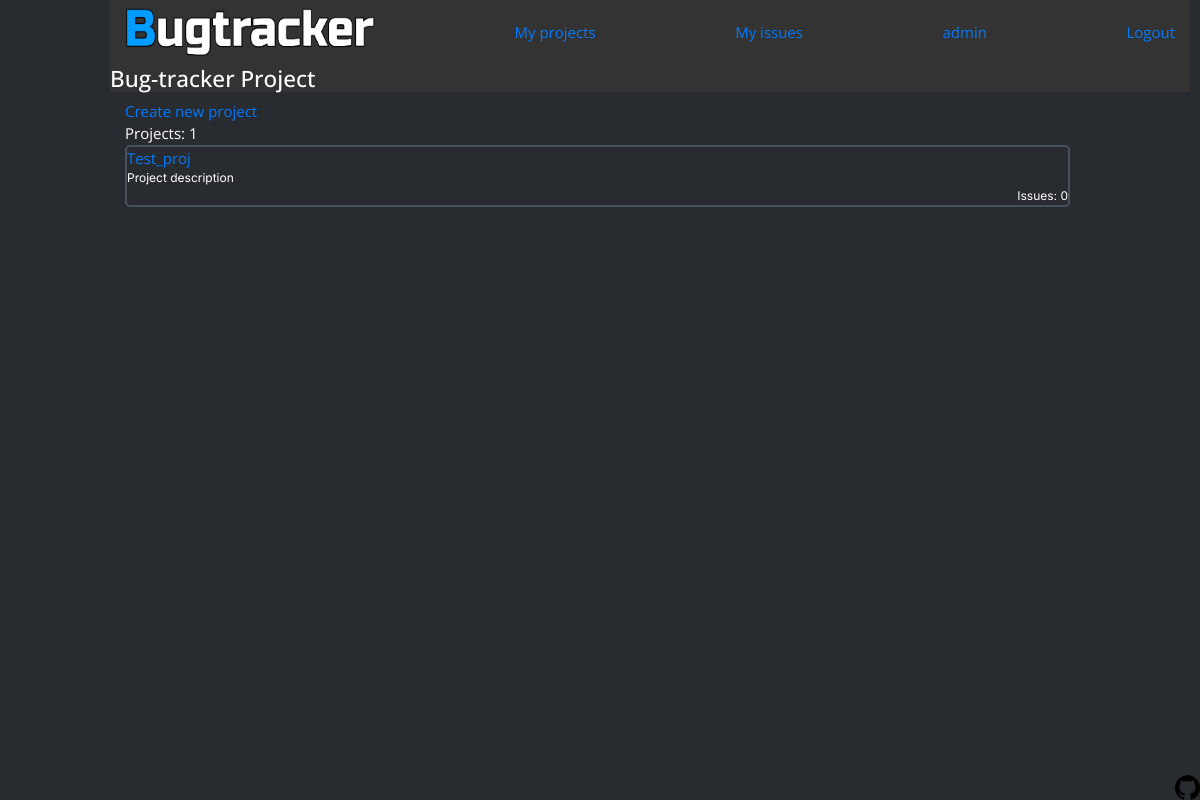
/profile/1/projects (signed in), run on an earlier commit of the app's database.
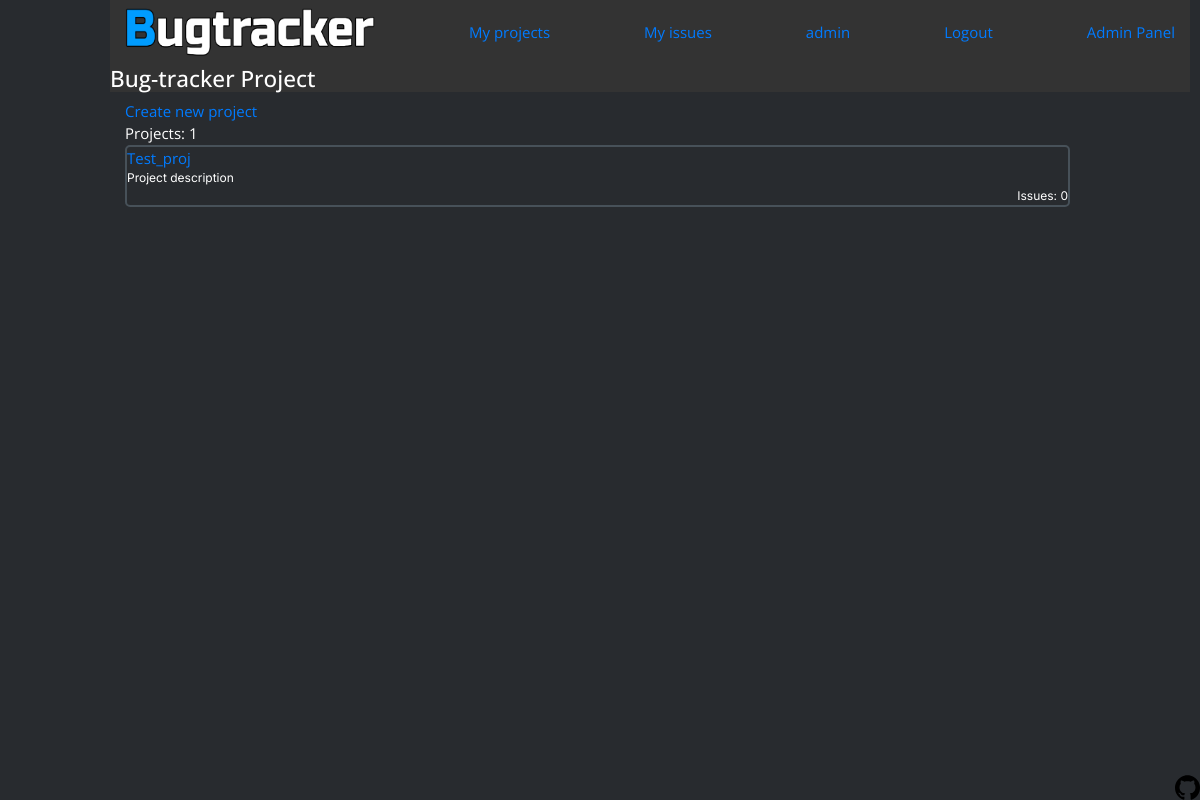
And on a later commit of the database.
### main_app.py (the view)
@app.route('/profile/<user_id>/projects')
@login_required
def profile_projects(user_id):
    session = db_session.create_session()
    user = session.query(User).filter(User.id == user_id).first()
    if user is None:
        logger.info(f'User with id={user_id} doesnt exist')
        abort(404)
    title = f"{user.username}'s projects"
    return render_template('user_projects.html', title=title, user=user)

### data/db_session.py (called while the page is built)
def create_session() -> Session:
    global __factory
    return __factory()

### main_app.py (called while the page is built)
@login_manager.user_loader
def load_user(user_id):
    session = db_session.create_session()
    loaded_user = session.query(User).get(user_id)
    logger.debug(f'User {loaded_user.username} loaded ')
    session.close()
    return loaded_user

### templates/user_projects.html
{% extends "base.html" %}
{% block content %}
<div class="project-block">
  <a href="/project/new"> Create new project</a>
  <div class=total-projects"> Projects: {{ user.projects|length }} </div>
    {% for project in user.projects %}
      <div class="project-element">
        <a href="/projects/{{ project.id }}"> {{ project.project_name }}</a>
        <div class="project-desc">{{ project.description }}</div>
        <div class="project-desc" align="right">Issues: {{ project.issues|length }}</div>
      </div>
    {% endfor %}
{% endblock %}

### templates/base.html (shortened to what this page needs)
<!doctype html>
<html lang="en">
<head>
    <link rel="stylesheet"
          href="https://stackpath.bootstrapcdn.com/bootstrap/4.4.1/css/bootstrap.min.css"
>
    <link rel="stylesheet" href="{{ url_for('static', filename='css/my_css.css') }}">
</head>
<body class="my-body">
<header>
    <nav class="navbar navbar-custom">
      <div>
        <a href="/index">
        <img src="{{ url_for('static', filename='img/logo3.png') }}" width="250" height="50" alt="Bugtracker logo">
        </a>
      </div>
      {% if current_user.is_authenticated %}
        <a class="navbar-link" href='/profile/{{ current_user.id }}/projects'>My projects</a>
        <a class="navbar-link" href='/profile/{{ current_user.id }}/issues'>My issues</a>
        <a class="navbar-link" href="/profile/{{ current_user.id }}">{{ current_user.username }}</a>
        <a class="navbar-link" href="/logout">Logout</a>
        {% if current_user.role == 'Admin' %}
          <a class="navbar-link" href="/admin">Admin Panel</a>
        {% endif %}
      {% endif %}
    </nav>
    <h4 class="my-header">Bug-tracker Project</h4>
</header>
<main role="main" class="container">
    {% block content %}{% endblock %}
</main>
<footer>
    <a href="https://github.com/SadnessPWNZ/Bugtracker-Project">
      <div class="open-source-badge" style="align:right;position:absolute;bottom:0;right:0%;"><img src="{{ url_for('static', filename='img/github_logo.svg') }}"alt="Open source" width=25 height=25></div>
    </a>
</body>
</html>

What changed in the data, as far as the page shows it:
changed User "admin": role "User" → "Admin" (drawn)
Also different on the page:
text now shown: "Admin Panel"
